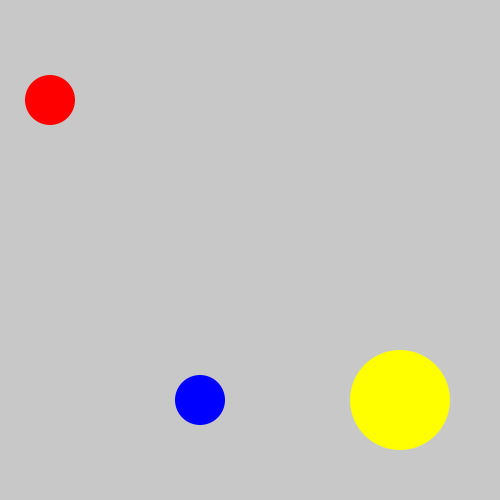
Frame 1 (no input)
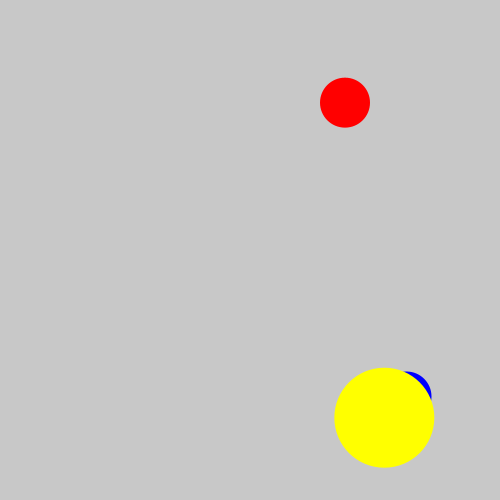
Frame 60 (the mouse pressed at the canvas centre just before this capture)
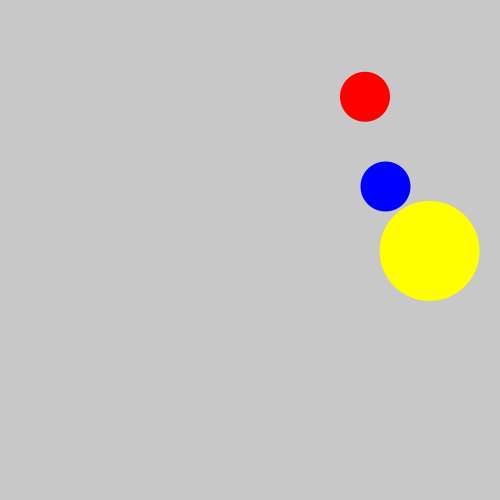
Frame 120 (the mouse held since frame 60 and released just before this capture)

The Processing sketch that drew these frames (run headless with seeded random() and noise(); from frame 60 on, the mouse is pressed at the canvas centre):

// Processing sketch: processing_135017
// ── processing_135017.pde

float opreyY = 400;
float opreyX = 200;
float preyY = 100;
float preyX = 50;
float predatorY = 400;
float predatorX = 400;
float easing = 0.05;
Prey myprey = new Prey();
Predator mypredator = new Predator();
OtherPrey preytwo = new OtherPrey();

void setup(){
  size(500,500);
}

void draw(){
  noStroke();
  background(200);
  fill(255,0,0);
  myprey.draw();
  fill(0,0,255);
  preytwo.draw();
  fill(255,255,0);
  mypredator.update();
  mypredator.draw();
  
  float waveSpeed = 0.1;
  float waveHeight = 5;
  preyY = 100 + sin(preyX * waveSpeed) * waveHeight;

  preyX = preyX + myprey.speed;
  opreyX = opreyX + preytwo.xspeed;
  opreyY = opreyY + preytwo.yspeed;
  
  if(opreyX > height || opreyX < 0){
     preytwo.xspeed *= -1;
  }
  
  if(opreyY < 0 || opreyY > height){
    preytwo.yspeed *=-1; 
  }
  
  if(preyX > height){
    myprey.speed *= -1; 
  }
  
  if(preyX < 0){
    myprey.speed *= -1;
  }
}

class Prey{
  float size = 50;
  float speed = 5;
  
  void draw(){
    ellipse(preyX,preyY,this.size,this.size); 
  }
}

class OtherPrey{
  float size = 50;
  float xspeed = 3.5; 
  float yspeed = 3.5;
  
  void draw(){
    ellipse(opreyX,opreyY,this.size,this.size); 
  }
}

class Predator{
  float size = 100;
  float speed = 10;
  
  void update(){
   float toX = preyX - predatorX;
   float toY = preyY - predatorY;
   
   if(dist(preyX, preyY, predatorX, predatorY) < 100){
     predatorX = predatorX + (toX*easing);
     predatorY = predatorY + (toY*easing);
   }
  
   float toanotherX = opreyX - predatorX;
   float toanotherY = opreyY - predatorY;
   
   if(dist(opreyX, opreyY, predatorX, predatorY) < 100){
     predatorX = predatorX + (toanotherX*easing);
     predatorY = predatorY + (toanotherY*easing);
   }
  }
  
  void draw(){
    ellipse(predatorX,predatorY,this.size,this.size); 
  }
}
